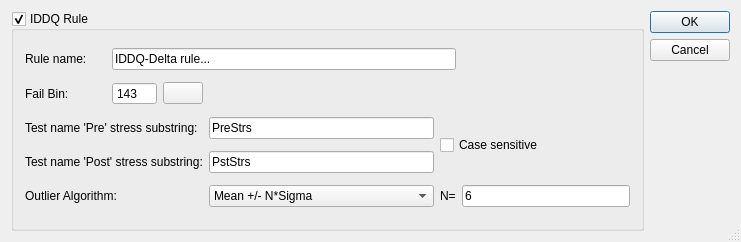
<?xml version="1.0" encoding="UTF-8"?>
<ui version="4.0">
 <class>IddqDeltaDefinitionDialogBase</class>
 <widget class="QDialog" name="IddqDeltaDefinitionDialogBase">
  <property name="geometry">
   <rect>
    <x>0</x>
    <y>0</y>
    <width>741</width>
    <height>242</height>
   </rect>
  </property>
  <property name="windowTitle">
   <string>IDDQ-Delta definition</string>
  </property>
  <property name="windowIcon">
   <iconset resource="gex.qrc">
    <normaloff>:/gex/icons/gex_application_48x48.png</normaloff>:/gex/icons/gex_application_48x48.png</iconset>
  </property>
  <property name="autoFillBackground">
   <bool>true</bool>
  </property>
  <property name="sizeGripEnabled">
   <bool>true</bool>
  </property>
  <layout class="QGridLayout" name="gridLayout">
   <item row="0" column="0" rowspan="3">
    <widget class="QGroupBox" name="groupBoxIDDQ">
     <property name="toolTip">
      <string>Enable/Disable rule</string>
     </property>
     <property name="title">
      <string>IDDQ Rule</string>
     </property>
     <property name="checkable">
      <bool>true</bool>
     </property>
     <layout class="QGridLayout" name="gridLayout_2">
      <item row="4" column="0" colspan="5">
       <widget class="QLabel" name="textLabel2_2_2_2_2_2_9">
        <property name="maximumSize">
         <size>
          <width>32767</width>
          <height>32767</height>
         </size>
        </property>
        <property name="text">
         <string>Outlier Algorithm:</string>
        </property>
        <property name="alignment">
         <set>Qt::AlignVCenter</set>
        </property>
        <property name="wordWrap">
         <bool>false</bool>
        </property>
       </widget>
      </item>
      <item row="2" column="5">
       <widget class="QLineEdit" name="lineEditIDDQ_Delta_PreStress">
        <property name="toolTip">
         <string>Define sub-string to use to detect 'pre-stress' IDDQ tests</string>
        </property>
        <property name="text">
         <string>PreStrs</string>
        </property>
       </widget>
      </item>
      <item row="2" column="6" rowspan="2" colspan="2">
       <widget class="QCheckBox" name="checkBoxIDDQ_Delta_CaseSensitive">
        <property name="toolTip">
         <string>Case sensitive checks over Test names...</string>
        </property>
        <property name="text">
         <string>Case sensitive</string>
        </property>
       </widget>
      </item>
      <item row="1" column="0">
       <widget class="QLabel" name="textLabel2_2_2_2_9">
        <property name="maximumSize">
         <size>
          <width>32767</width>
          <height>32767</height>
         </size>
        </property>
        <property name="text">
         <string>Fail Bin:</string>
        </property>
        <property name="alignment">
         <set>Qt::AlignVCenter</set>
        </property>
        <property name="wordWrap">
         <bool>false</bool>
        </property>
       </widget>
      </item>
      <item row="0" column="0" colspan="2">
       <widget class="QLabel" name="textLabel2_2_2_2_2_2_2_2_4">
        <property name="maximumSize">
         <size>
          <width>32767</width>
          <height>32767</height>
         </size>
        </property>
        <property name="text">
         <string>Rule name:</string>
        </property>
        <property name="alignment">
         <set>Qt::AlignVCenter</set>
        </property>
        <property name="wordWrap">
         <bool>false</bool>
        </property>
       </widget>
      </item>
      <item row="3" column="5">
       <widget class="QLineEdit" name="lineEditIDDQ_Delta_PostStress">
        <property name="toolTip">
         <string>Define sub-string to use to detect 'post-stress' IDDQ tests</string>
        </property>
        <property name="text">
         <string>PstStrs</string>
        </property>
       </widget>
      </item>
      <item row="4" column="6">
       <widget class="QLabel" name="textLabelNNR_N_2">
        <property name="maximumSize">
         <size>
          <width>32767</width>
          <height>32767</height>
         </size>
        </property>
        <property name="text">
         <string>N=</string>
        </property>
        <property name="alignment">
         <set>Qt::AlignVCenter</set>
        </property>
        <property name="wordWrap">
         <bool>true</bool>
        </property>
       </widget>
      </item>
      <item row="4" column="7">
       <widget class="QLineEdit" name="lineEditIDDQ_Delta_N">
        <property name="toolTip">
         <string>Custom N factor...</string>
        </property>
        <property name="text">
         <string>6</string>
        </property>
       </widget>
      </item>
      <item row="4" column="5">
       <widget class="QComboBox" name="comboBoxIDDQ_Delta_Algorithm">
        <property name="toolTip">
         <string>Select IDDQ Algorithm to use</string>
        </property>
        <item>
         <property name="text">
          <string>Mean +/- N*Sigma</string>
         </property>
        </item>
        <item>
         <property name="text">
          <string>Median +/- N*Robust Sigma</string>
         </property>
        </item>
        <item>
         <property name="text">
          <string>IQR: (LL: Q1-N*IQR. HL: Q3+N*IQR)</string>
         </property>
        </item>
       </widget>
      </item>
      <item row="2" column="0" colspan="5">
       <widget class="QLabel" name="textLabel2_2_2_2_2_9">
        <property name="maximumSize">
         <size>
          <width>32767</width>
          <height>32767</height>
         </size>
        </property>
        <property name="text">
         <string>Test name 'Pre' stress substring:</string>
        </property>
        <property name="alignment">
         <set>Qt::AlignVCenter</set>
        </property>
        <property name="wordWrap">
         <bool>false</bool>
        </property>
       </widget>
      </item>
      <item row="1" column="4">
       <widget class="GColorPushButton" name="pushButtonFailBinColor">
        <property name="maximumSize">
         <size>
          <width>50</width>
          <height>16777215</height>
         </size>
        </property>
        <property name="toolTip">
         <string>Define the Bin color assigned to Good dies IDDQ Delta outlier</string>
        </property>
        <property name="text">
         <string/>
        </property>
        <property name="autoDefault">
         <bool>false</bool>
        </property>
       </widget>
      </item>
      <item row="3" column="0" colspan="5">
       <widget class="QLabel" name="textLabel2_2_2_2_2_10">
        <property name="maximumSize">
         <size>
          <width>32767</width>
          <height>32767</height>
         </size>
        </property>
        <property name="text">
         <string>Test name 'Post' stress substring:</string>
        </property>
        <property name="alignment">
         <set>Qt::AlignVCenter</set>
        </property>
        <property name="wordWrap">
         <bool>false</bool>
        </property>
       </widget>
      </item>
      <item row="0" column="3" colspan="4">
       <widget class="QLineEdit" name="lineEditRuleName">
        <property name="toolTip">
         <string>Rule name...</string>
        </property>
        <property name="inputMask">
         <string/>
        </property>
        <property name="text">
         <string>IDDQ-Delta rule...</string>
        </property>
       </widget>
      </item>
      <item row="1" column="3">
       <widget class="QSpinBox" name="spinBoxFailBin">
        <property name="buttonSymbols">
         <enum>QAbstractSpinBox::NoButtons</enum>
        </property>
        <property name="maximum">
         <number>65535</number>
        </property>
        <property name="value">
         <number>143</number>
        </property>
       </widget>
      </item>
     </layout>
    </widget>
   </item>
   <item row="0" column="1">
    <widget class="QPushButton" name="pushButtonOk">
     <property name="maximumSize">
      <size>
       <width>16777215</width>
       <height>16777215</height>
      </size>
     </property>
     <property name="text">
      <string>OK</string>
     </property>
     <property name="default">
      <bool>true</bool>
     </property>
    </widget>
   </item>
   <item row="1" column="1">
    <widget class="QPushButton" name="pushButtonCancel">
     <property name="maximumSize">
      <size>
       <width>16777215</width>
       <height>16777215</height>
      </size>
     </property>
     <property name="text">
      <string>Cancel</string>
     </property>
    </widget>
   </item>
   <item row="2" column="1">
    <spacer name="verticalSpacer">
     <property name="orientation">
      <enum>Qt::Vertical</enum>
     </property>
     <property name="sizeHint" stdset="0">
      <size>
       <width>20</width>
       <height>147</height>
      </size>
     </property>
    </spacer>
   </item>
  </layout>
 </widget>
 <layoutdefault spacing="6" margin="11"/>
 <customwidgets>
  <customwidget>
   <class>GColorPushButton</class>
   <extends>QPushButton</extends>
   <header>gcolorpushbutton.h</header>
  </customwidget>
 </customwidgets>
 <tabstops>
  <tabstop>lineEditRuleName</tabstop>
  <tabstop>lineEditIDDQ_Delta_PreStress</tabstop>
  <tabstop>lineEditIDDQ_Delta_PostStress</tabstop>
  <tabstop>checkBoxIDDQ_Delta_CaseSensitive</tabstop>
  <tabstop>comboBoxIDDQ_Delta_Algorithm</tabstop>
  <tabstop>lineEditIDDQ_Delta_N</tabstop>
  <tabstop>pushButtonOk</tabstop>
  <tabstop>pushButtonCancel</tabstop>
 </tabstops>
 <resources>
  <include location="gex.qrc"/>
 </resources>
 <connections/>
</ui>
